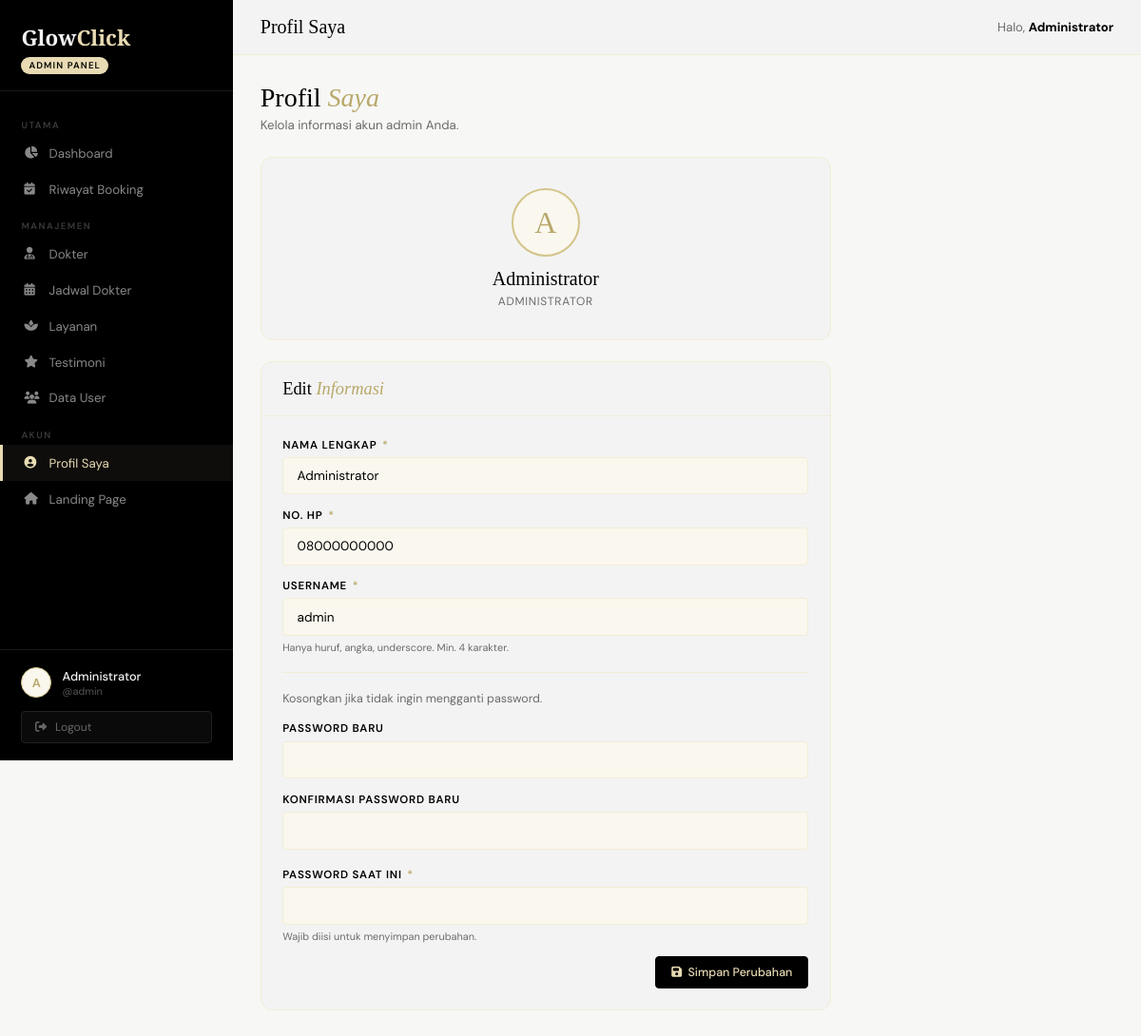
The app's page /app/pages/admin/profil.php (signed in) with its own data.
### tables this page shows
CREATE TABLE IF NOT EXISTS users (
    id INT UNSIGNED AUTO_INCREMENT PRIMARY KEY,
    nama_lengkap VARCHAR(150) NOT NULL,
    no_hp VARCHAR(20) NOT NULL,
    username VARCHAR(50) NOT NULL UNIQUE,
    password VARCHAR(255) NOT NULL,
    role ENUM('user','admin') NOT NULL DEFAULT 'user',
    created_at DATETIME NOT NULL DEFAULT CURRENT_TIMESTAMP
);

### app/pages/admin/profil.php (the view, shortened to what this page needs)
<?php
$conn = getDB();
$user = null;
if ($conn) {
    $s = $conn->prepare("SELECT id,nama_lengkap,username,no_hp FROM users WHERE id=?");
    $s->bind_param('i',$_SESSION['user_id']); $s->execute();
    $user = $s->get_result()->fetch_assoc(); $s->close();
}
include '_header.php';
?>
<div class="page-header"><div class="page-header-text"><h1>Profil <em>Saya</em></h1><p>Kelola informasi akun admin Anda.</p></div></div>
<div style="max-width:600px;">
  <div class="card" style="margin-bottom:1.4rem;">
    <div class="card-body" style="text-align:center;padding:2rem;">
      <div style="width:72px;height:72px;border-radius:50%;background:var(--gold-pale);display:flex;align-items:center;justify-content:center;font-family:var(--font-display);font-size:2rem;color:var(--gold-deep);margin:0 auto .75rem;border:2px solid var(--gold-mid);">
        <?= strtoupper(substr($user['nama_lengkap']??'A',0,1)) ?>
      </div>
      <div style="font-family:var(--font-display);font-size:1.25rem;"><?= htmlspecialchars($user['nama_lengkap']??'') ?></div>
      <div style="font-size:.75rem;color:var(--gray-soft);margin-top:.2rem;text-transform:uppercase;letter-spacing:.06em;">Administrator</div>
    </div>
  </div>
  <div class="card">
    <div class="card-header"><h3>Edit <em>Informasi</em></h3></div>
    <div class="card-body">
      <form action="../../auth/profil_process.php" method="POST">
        <div class="form-group">
          <label>Nama Lengkap <span class="req">*</span></label>
          <input type="text" name="nama_lengkap" value="<?= htmlspecialchars($user['nama_lengkap']??'') ?>" required maxlength="150">
        </div>
        <div class="form-group">
          <label>No. HP <span class="req">*</span></label>
          <input type="tel" name="no_hp" value="<?= htmlspecialchars($user['no_hp']??'') ?>" required maxlength="20">
        </div>
        <div class="form-group">
          <label>Username <span class="req">*</span></label>
          <input type="text" name="username" value="<?= htmlspecialchars($user['username']??'') ?>" required maxlength="50" pattern="[a-zA-Z0-9_]{4,50}">
          <small>Hanya huruf, angka, underscore. Min. 4 karakter.</small>
        </div>
        <div style="border-top:1px solid var(--gold-light);margin:1.2rem 0;padding-top:1.2rem;">
          <p style="font-size:.78rem;color:var(--gray-soft);margin-bottom:1rem;">Kosongkan jika tidak ingin mengganti password.</p>
          <div class="form-group">
            <label>Password Baru</label>
            <input type="password" name="password_baru" id="pw_baru" minlength="6" autocomplete="new-password">
          </div>
          <div class="form-group">
            <label>Konfirmasi Password Baru</label>
            <input type="password" name="konfirmasi_password" id="pw_konfirm" autocomplete="new-password">
          </div>
        </div>
        <div class="form-group">
          <label>Password Saat Ini <span class="req">*</span></label>
          <input type="password" name="password_sekarang" required autocomplete="current-password">
          <small>Wajib diisi untuk menyimpan perubahan.</small>
        </div>
        <div style="display:flex;justify-content:flex-end;margin-top:.5rem;">
          <button type="submit" class="btn btn-primary"><i class="fa-solid fa-save"></i> Simpan Perubahan</button>
        </div>
      </form>
    </div>
  </div>
</div>
<?php if($conn)$conn->close(); include '_footer.php'; ?>

### assets/style/dashboard.css (style rules this page uses)
:root { --gold: #E8DBB3; --gold-light: #F2EDD5; --gold-pale: #FAF7EE; --gold-mid: #D4C48A; --gold-deep: #B8A86A; --white: #F3F3F3; --black: #000000; --gray-soft: #6B6B6B; --gray-light: #ECECEC; --danger: #c0392b; --danger-bg: #fdedec; --success: #1e8449; --success-bg: #eafaf1; --sidebar-w: 245px; --font-display: 'Cormorant Garamond', serif; --font-body: 'DM Sans', sans-serif; --transition: 0.3s cubic-bezier(0.4,0,0.2,1); --radius: 4px; --radius-lg: 12px; }
*,*::before,*::after { box-sizing:border-box;margin:0;padding:0; }
html { scroll-behavior:smooth; }
body { font-family:var(--font-body);background:#f7f7f5;color:var(--black);display:flex;min-height:100vh; }
.page-header { margin-bottom:1.6rem;display:flex;align-items:flex-start;justify-content:space-between;flex-wrap:wrap;gap:1rem; }
.page-header-text h1 { font-family:var(--font-display);font-size:1.75rem;font-weight:300; }
.page-header-text h1 em { font-style:italic;color:var(--gold-deep); }
.page-header-text p { font-size:.83rem;color:var(--gray-soft);margin-top:.25rem; }
.card { background:var(--white);border:1px solid var(--gold-light);border-radius:var(--radius-lg);overflow:hidden;margin-bottom:1.6rem; }
.card-header { padding:1.1rem 1.4rem;border-bottom:1px solid var(--gold-light);display:flex;align-items:center;justify-content:space-between;gap:1rem;flex-wrap:wrap; }
.card-header h3 { font-family:var(--font-display);font-size:1.15rem;font-weight:400; }
.card-header h3 em { font-style:italic;color:var(--gold-deep); }
.card-body { padding:1.4rem; }
.btn { display:inline-flex;align-items:center;gap:.4rem;padding:.48rem 1rem;border-radius:var(--radius);font-family:var(--font-body);font-size:.78rem;font-weight:500;cursor:pointer;border:1.5px solid transparent;transition:all var(--transition);white-space:nowrap; }
.btn-primary { background:var(--black);color:var(--gold);border-color:var(--black); }
.form-group { display:flex;flex-direction:column;gap:.32rem;margin-bottom:.9rem; }
.form-group label { font-size:.72rem;font-weight:600;text-transform:uppercase;letter-spacing:.07em;color:var(--black); }
.form-group label .req { color:var(--gold-deep);margin-left:2px; }
.form-group input, .form-group select, .form-group textarea { width:100%;padding:.65rem .9rem;border:1.5px solid var(--gold-light);border-radius:var(--radius);background:var(--gold-pale);font-family:var(--font-body);font-size:.85rem;color:var(--black);outline:none;transition:border-color var(--transition),background var(--transition); }
.form-group small { font-size:.68rem;color:var(--gray-soft); }

### records on screen
users: nama_lengkap "A", nama_lengkap "Administrator", no_hp "08000000000", username "admin"

### other values on screen
substr($_SESSION['nama_lengkap']??'A',0,1) "A"
$_SESSION['nama_lengkap'] "Administrator"
$_SESSION['username'] "admin"
$page_title "Profil Saya"
